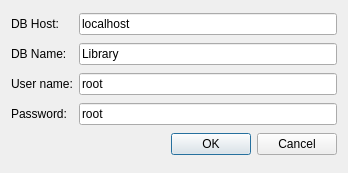
<?xml version="1.0" encoding="UTF-8"?>
<ui version="4.0">
 <class>DBConnector</class>
 <widget class="QDialog" name="DBConnector">
  <property name="geometry">
   <rect>
    <x>0</x>
    <y>0</y>
    <width>348</width>
    <height>173</height>
   </rect>
  </property>
  <property name="windowTitle">
   <string>Dialog</string>
  </property>
  <layout class="QGridLayout" name="gridLayout">
   <item row="0" column="0">
    <widget class="QLabel" name="label">
     <property name="text">
      <string>DB Host:</string>
     </property>
    </widget>
   </item>
   <item row="0" column="1">
    <widget class="QLineEdit" name="lineEdit">
     <property name="text">
      <string>localhost</string>
     </property>
    </widget>
   </item>
   <item row="1" column="0">
    <widget class="QLabel" name="label_2">
     <property name="text">
      <string>DB Name:</string>
     </property>
    </widget>
   </item>
   <item row="1" column="1">
    <widget class="QLineEdit" name="lineEdit_2">
     <property name="text">
      <string>Library</string>
     </property>
    </widget>
   </item>
   <item row="2" column="0">
    <widget class="QLabel" name="label_3">
     <property name="text">
      <string>User name:</string>
     </property>
    </widget>
   </item>
   <item row="2" column="1">
    <widget class="QLineEdit" name="lineEdit_3">
     <property name="text">
      <string>root</string>
     </property>
    </widget>
   </item>
   <item row="3" column="0">
    <widget class="QLabel" name="label_4">
     <property name="text">
      <string>Password:</string>
     </property>
    </widget>
   </item>
   <item row="3" column="1">
    <widget class="QLineEdit" name="lineEdit_4">
     <property name="text">
      <string>root</string>
     </property>
    </widget>
   </item>
   <item row="4" column="0" colspan="2">
    <widget class="QDialogButtonBox" name="buttonBox">
     <property name="orientation">
      <enum>Qt::Horizontal</enum>
     </property>
     <property name="standardButtons">
      <set>QDialogButtonBox::Cancel|QDialogButtonBox::Ok</set>
     </property>
    </widget>
   </item>
  </layout>
 </widget>
 <resources/>
 <connections>
  <connection>
   <sender>buttonBox</sender>
   <signal>accepted()</signal>
   <receiver>DBConnector</receiver>
   <slot>accept()</slot>
   <hints>
    <hint type="sourcelabel">
     <x>248</x>
     <y>254</y>
    </hint>
    <hint type="destinationlabel">
     <x>157</x>
     <y>274</y>
    </hint>
   </hints>
  </connection>
  <connection>
   <sender>buttonBox</sender>
   <signal>rejected()</signal>
   <receiver>DBConnector</receiver>
   <slot>reject()</slot>
   <hints>
    <hint type="sourcelabel">
     <x>316</x>
     <y>260</y>
    </hint>
    <hint type="destinationlabel">
     <x>286</x>
     <y>274</y>
    </hint>
   </hints>
  </connection>
 </connections>
</ui>
